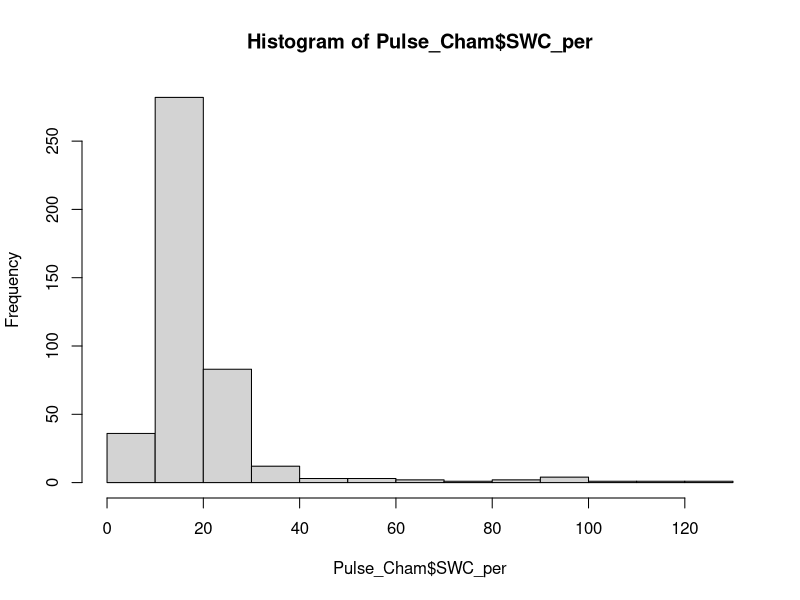
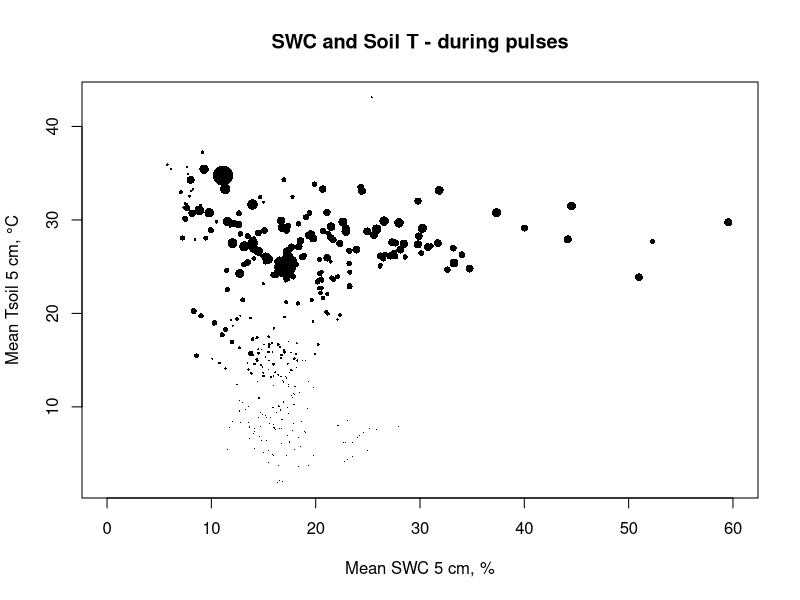
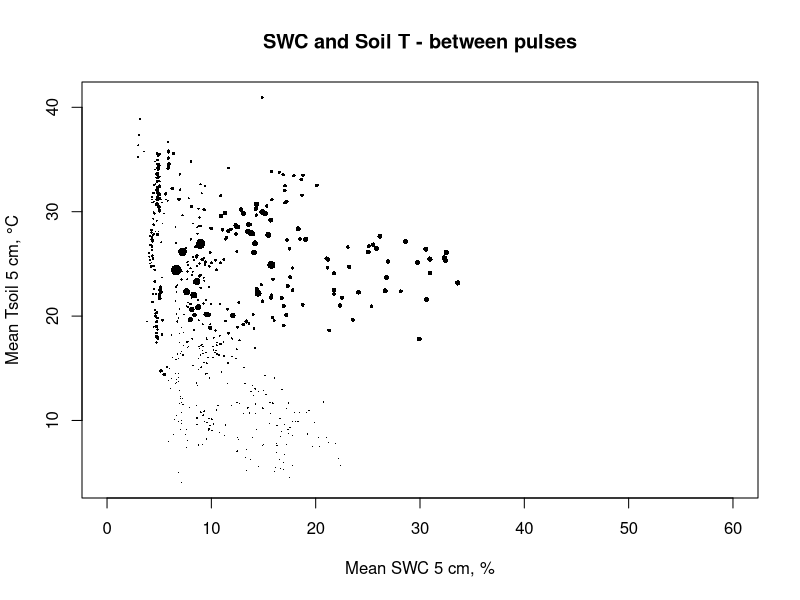

R code for these plots, in order:
# 27-06-2024
# Anastasia Makhnykina

library(dplyr)
library(tidyr)
library(tidyverse)
library(lubridate)
library(ggplot2)
library(units)

# In this file we will plot figures to show interactions between Rsoil and GPP

# Open file we need

summary_Cham <- read.csv("data/All summary chamber.csv")
Pulse_Cham <- read.csv("data/Pulse sum chamber.csv")
NonPulse_Cham <- read.csv("data/NonPulse sum chamber.csv")

Pulse_Cham$SWC_per <- Pulse_Cham$meanSWC*100

hist(Pulse_Cham$SWC_per)

# Plot the same for the mean ST / SWC
plot(Pulse_Cham$SWC_per, Pulse_Cham$meanTsoil, 
     cex = Pulse_Cham$meanRsoil/2, # set the point size based on meanRECO
     pch = 16, # use solid circles as the point symbol
     xlab = "Mean SWC 5 cm, %", # add x-axis label
     ylab = "Mean Tsoil 5 cm, °C", # add y-axis label
     main = "SWC and Soil T - during pulses", # add plot title
     xlim=c(0,60))


NonPulse_Cham$SWC_per <- NonPulse_Cham$meanSWC*100

plot(NonPulse_Cham$SWC_per, NonPulse_Cham$meanTsoil, 
     cex = NonPulse_Cham$meanRsoil/2, # set the point size based on meanRECO
     pch = 16, # use solid circles as the point symbol
     xlab = "Mean SWC 5 cm, %", # add x-axis label
     ylab = "Mean Tsoil 5 cm, °C", # add y-axis label
     main = "SWC and Soil T - between pulses" , # add plot title
     xlim=c(0,60))
